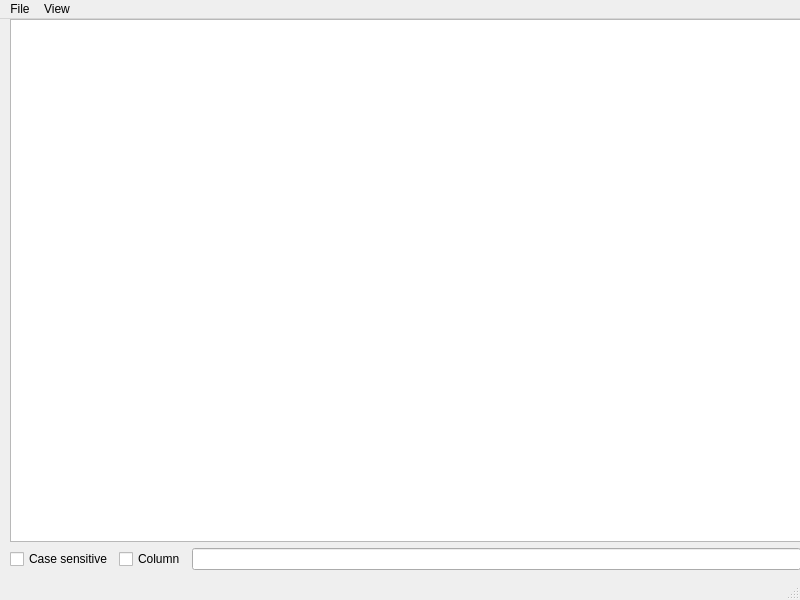
<?xml version="1.0" encoding="UTF-8"?>
<ui version="4.0">
 <class>MainWindow</class>
 <widget class="QMainWindow" name="MainWindow">
  <property name="geometry">
   <rect>
    <x>0</x>
    <y>0</y>
    <width>800</width>
    <height>600</height>
   </rect>
  </property>
  <property name="windowTitle">
   <string>MainWindow</string>
  </property>
  <widget class="QWidget" name="centralwidget">
   <widget class="QWidget" name="verticalLayoutWidget">
    <property name="geometry">
     <rect>
      <x>10</x>
      <y>0</y>
      <width>791</width>
      <height>551</height>
     </rect>
    </property>
    <layout class="QVBoxLayout" name="verticalLayout">
     <item>
      <widget class="QTreeView" name="tree_view"/>
     </item>
     <item>
      <layout class="QHBoxLayout" name="horizontalLayout_bottom">
       <item>
        <widget class="QCheckBox" name="check_box_case_sensitive">
         <property name="text">
          <string>Case sensitive</string>
         </property>
        </widget>
       </item>
       <item>
        <widget class="QCheckBox" name="check_box_column">
         <property name="text">
          <string>Column</string>
         </property>
         <property name="checked">
          <bool>false</bool>
         </property>
        </widget>
       </item>
       <item>
        <widget class="QLineEdit" name="line_edit"/>
       </item>
      </layout>
     </item>
    </layout>
   </widget>
  </widget>
  <widget class="QMenuBar" name="menu_bar">
   <property name="geometry">
    <rect>
     <x>0</x>
     <y>0</y>
     <width>800</width>
     <height>22</height>
    </rect>
   </property>
   <widget class="QMenu" name="menu_file">
    <property name="title">
     <string>File</string>
    </property>
    <addaction name="separator"/>
    <addaction name="action_new_json"/>
    <addaction name="action_open_file"/>
    <addaction name="separator"/>
    <addaction name="action_save_file"/>
    <addaction name="action_save_file_as"/>
    <addaction name="separator"/>
    <addaction name="action_refresh_file"/>
    <addaction name="separator"/>
    <addaction name="action_close_app"/>
    <addaction name="separator"/>
   </widget>
   <widget class="QMenu" name="menu_view">
    <property name="title">
     <string>View</string>
    </property>
    <widget class="QMenu" name="menu_expand">
     <property name="title">
      <string>Expand</string>
     </property>
     <widget class="QMenu" name="menu_expand_to_level">
      <property name="title">
       <string>To Level</string>
      </property>
      <addaction name="action_one_child"/>
      <addaction name="action_two_child"/>
      <addaction name="action_three_child"/>
     </widget>
     <addaction name="action_collapse"/>
     <addaction name="action_all"/>
     <addaction name="menu_expand_to_level"/>
    </widget>
    <widget class="QMenu" name="menu_color">
     <property name="title">
      <string>Color</string>
     </property>
     <addaction name="action_none_color"/>
     <addaction name="action_yellow_color"/>
     <addaction name="action_orange_color"/>
     <addaction name="action_red_color"/>
     <addaction name="action_green_color"/>
     <addaction name="action_blue_color"/>
     <addaction name="action_purple_color"/>
     <addaction name="action_grey_color"/>
    </widget>
    <addaction name="separator"/>
    <addaction name="menu_expand"/>
    <addaction name="separator"/>
    <addaction name="menu_color"/>
    <addaction name="separator"/>
    <addaction name="action_is_editable"/>
   </widget>
   <addaction name="menu_file"/>
   <addaction name="menu_view"/>
  </widget>
  <widget class="QStatusBar" name="statusbar"/>
  <action name="action_open_file">
   <property name="text">
    <string>Open</string>
   </property>
  </action>
  <action name="action_close_app">
   <property name="text">
    <string>Close</string>
   </property>
  </action>
  <action name="action_save_file">
   <property name="text">
    <string>Save</string>
   </property>
  </action>
  <action name="action_refresh_file">
   <property name="text">
    <string>Refresh</string>
   </property>
  </action>
  <action name="action_save_file_as">
   <property name="text">
    <string>Save As...</string>
   </property>
  </action>
  <action name="action_new_json">
   <property name="text">
    <string>New</string>
   </property>
  </action>
  <action name="action_is_editable">
   <property name="checkable">
    <bool>true</bool>
   </property>
   <property name="text">
    <string>Is editable</string>
   </property>
  </action>
  <action name="action_collapse">
   <property name="text">
    <string>Collapse</string>
   </property>
  </action>
  <action name="action_all">
   <property name="text">
    <string>All</string>
   </property>
  </action>
  <action name="action_one_child">
   <property name="text">
    <string>1</string>
   </property>
  </action>
  <action name="action_two_child">
   <property name="text">
    <string>2</string>
   </property>
  </action>
  <action name="action_three_child">
   <property name="text">
    <string>3</string>
   </property>
  </action>
  <action name="action_none_color">
   <property name="text">
    <string>None</string>
   </property>
  </action>
  <action name="action_grey_color">
   <property name="text">
    <string>Grey</string>
   </property>
  </action>
  <action name="action_yellow_color">
   <property name="text">
    <string>Yellow</string>
   </property>
  </action>
  <action name="action_green_color">
   <property name="text">
    <string>Green</string>
   </property>
  </action>
  <action name="action_blue_color">
   <property name="text">
    <string>Blue</string>
   </property>
  </action>
  <action name="action_purple_color">
   <property name="text">
    <string>Purple</string>
   </property>
  </action>
  <action name="action_red_color">
   <property name="text">
    <string>Red</string>
   </property>
  </action>
  <action name="action_orange_color">
   <property name="text">
    <string>Orange</string>
   </property>
  </action>
 </widget>
 <resources/>
 <connections/>
</ui>
